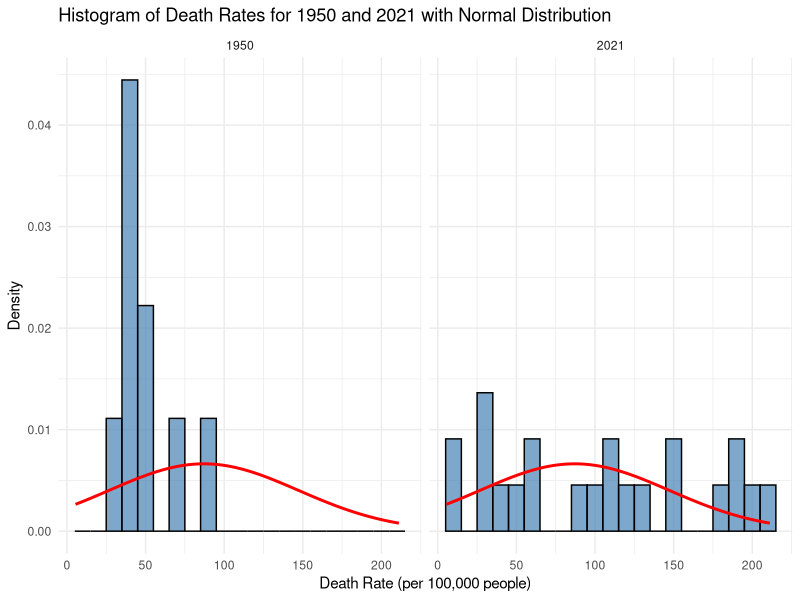

This chart was generated by the following R code:
# Load necessary libraries
library(ggplot2)
library(dplyr)

# Read the data
data <- read.csv("5- respiratory-infection-death-rate-who-mdb.csv")

# Rename the long column for simplicity
colnames(data)[4] <- "DeathRate"

# Filter data for the years 1950 and 2021
filtered_data <- data %>% filter(Year %in% c(1950, 2021))

# Create a histogram with a normal distribution line, faceted by year
ggplot(filtered_data, aes(x = DeathRate)) +
  geom_histogram(aes(y = ..density..), binwidth = 10, fill = "steelblue", color = "black", alpha = 0.7) +
  stat_function(
    fun = dnorm,
    args = list(mean = mean(filtered_data$DeathRate, na.rm = TRUE),
                sd = sd(filtered_data$DeathRate, na.rm = TRUE)),
    color = "red", size = 1
  ) +
  facet_wrap(~ Year) +
  theme_minimal() +
  labs(
    title = "Histogram of Death Rates for 1950 and 2021 with Normal Distribution",
    x = "Death Rate (per 100,000 people)",
    y = "Density"
  )

